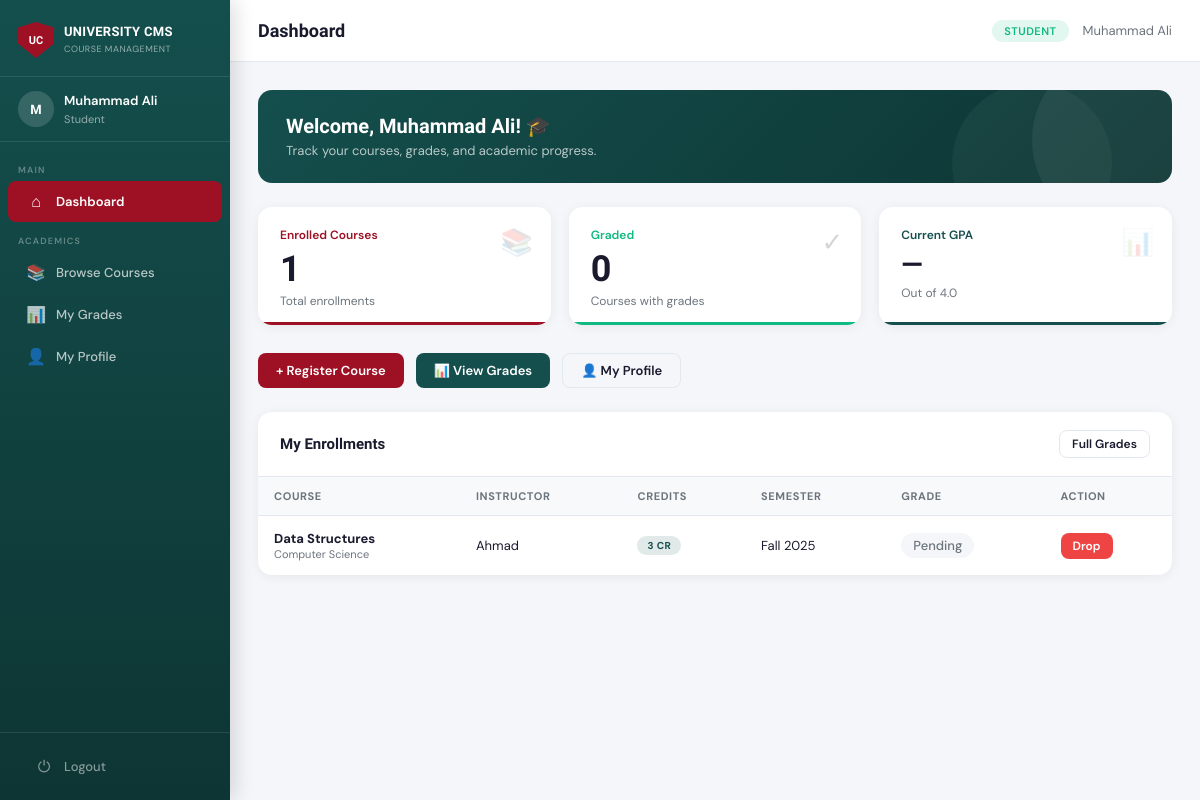
/dashboard (signed in), run on the app's committed database.
### tables this page shows
CREATE TABLE Enrollment (
    enrollment_id INTEGER PRIMARY KEY AUTOINCREMENT,
    student_id    INTEGER NOT NULL,
    course_id     INTEGER NOT NULL,
    semester      TEXT NOT NULL,
    grade         REAL DEFAULT NULL,
    status        TEXT DEFAULT 'enrolled' CHECK(status IN ('enrolled','completed','dropped')),
    enrolled_at   TEXT DEFAULT (datetime('now')),
    UNIQUE(student_id, course_id, semester),
    FOREIGN KEY(student_id) REFERENCES Student(student_id) ON DELETE CASCADE,
    FOREIGN KEY(course_id)  REFERENCES Course(course_id)  ON DELETE CASCADE
);

CREATE TABLE Course (
    course_id   INTEGER PRIMARY KEY AUTOINCREMENT,
    course_name TEXT NOT NULL,
    credits     INTEGER NOT NULL DEFAULT 3,
    department  TEXT,
    instructor_id INTEGER,
    created_at  TEXT DEFAULT (datetime('now')),
    FOREIGN KEY(instructor_id) REFERENCES Instructor(instructor_id) ON DELETE SET NULL
);

CREATE TABLE Instructor (
    instructor_id INTEGER PRIMARY KEY AUTOINCREMENT,
    name          TEXT NOT NULL,
    email         TEXT UNIQUE NOT NULL,
    department    TEXT,
    user_id       INTEGER UNIQUE,
    FOREIGN KEY(user_id) REFERENCES User(user_id) ON DELETE CASCADE
);

### app.py (the view, shortened to what this page needs)
@app.route('/dashboard')
@login_required
def dashboard():
    role = session['role']
    stats = {}
    if role == 'admin':
        stats['students']    = query("SELECT COUNT(*) as c FROM Student", one=True)['c']
        stats['instructors'] = query("SELECT COUNT(*) as c FROM Instructor", one=True)['c']
        stats['courses']     = query("SELECT COUNT(*) as c FROM Course", one=True)['c']
        stats['enrollments'] = query("SELECT COUNT(*) as c FROM Enrollment", one=True)['c']
        recent_users = query("SELECT * FROM User ORDER BY created_at DESC LIMIT 5")
        return render_template('dashboard_admin.html', stats=stats, recent_users=recent_users)
    else:  # student
        sid = session.get('profile_id')
        stats['enrolled']  = query("SELECT COUNT(*) as c FROM Enrollment WHERE student_id=?", (sid,), one=True)['c']
        stats['completed'] = query("SELECT COUNT(*) as c FROM Enrollment WHERE student_id=? AND grade IS NOT NULL", (sid,), one=True)['c']
        enrollments = query(
            "SELECT e.*, c.course_name, c.credits, c.department, "
            "i.name as instructor_name "
            "FROM Enrollment e "
            "JOIN Course c ON e.course_id=c.course_id "
            "LEFT JOIN Instructor i ON c.instructor_id=i.instructor_id "
            "WHERE e.student_id=? ORDER BY e.enrolled_at DESC", (sid,))
        graded = [e for e in enrollments if e['grade'] is not None]
        gpa = round(sum(e['grade'] for e in graded) / len(graded), 2) if graded else None
        return render_template('dashboard_student.html', stats=stats, enrollments=enrollments, gpa=gpa)

### app.py (called while the page is built)
def get_db():
    conn = sqlite3.connect(DB_PATH)
    conn.row_factory = sqlite3.Row   # access columns by name
    conn.execute("PRAGMA foreign_keys = ON")
    return conn

def query(sql, args=(), one=False):
    conn = get_db()
    cur  = conn.execute(sql, args)
    rv   = cur.fetchall()
    conn.close()
    return (rv[0] if rv else None) if one else rv

def login_required(f):
    from functools import wraps
    @wraps(f)
    def decorated(*args, **kwargs):
        if 'user_id' not in session:
            flash("Please log in first.", "error")
            return redirect(url_for('login'))
        return f(*args, **kwargs)
    return decorated

### templates/dashboard_student.html (shortened to what this page needs)
{% extends 'base.html' %}
{% block page_title %}Dashboard{% endblock %}
{% block content %}
<div class="welcome-banner">
  <h2>Welcome, {{ session.name }}! 🎓</h2>
  <p>Track your courses, grades, and academic progress.</p>
</div>
<div class="cards-grid">
  <div class="stat-card" style="--accent: var(--red);">
    <div class="stat-icon">📚</div>
    <div class="stat-label">Enrolled Courses</div>
    <div class="stat-value">{{ stats.enrolled }}</div>
    <div class="stat-sub">Total enrollments</div>
  </div>
  <div class="stat-card" style="--accent: var(--success);">
    <div class="stat-icon">✓</div>
    <div class="stat-label">Graded</div>
    <div class="stat-value">{{ stats.completed }}</div>
    <div class="stat-sub">Courses with grades</div>
  </div>
  <div class="stat-card" style="--accent: var(--teal);">
    <div class="stat-icon">📊</div>
    <div class="stat-label">Current GPA</div>
    <div class="stat-value" style="font-size:28px;">{{ gpa if gpa is not none else '—' }}</div>
    <div class="stat-sub">Out of 4.0</div>
  </div>
</div>
<div style="display:flex; gap:12px; margin-bottom:24px; flex-wrap:wrap;">
  <a href="{{ url_for('student_courses') }}" class="btn btn-red">+ Register Course</a>
  <a href="{{ url_for('student_grades') }}" class="btn btn-teal">📊 View Grades</a>
  <a href="{{ url_for('student_profile') }}" class="btn btn-outline">👤 My Profile</a>
</div>
<div class="table-card">
  <div class="table-card-header">
    <h3>My Enrollments</h3>
    <a href="{{ url_for('student_grades') }}" class="btn btn-outline btn-sm">Full Grades</a>
  </div>
  <table>
    <thead>
      <tr>
        <th>Course</th>
        <th>Instructor</th>
        <th>Credits</th>
        <th>Semester</th>
        <th>Grade</th>
        <th>Action</th>
      </tr>
    </thead>
    <tbody>
      {% for e in enrollments %}
      <tr>
        <td>
          <strong>{{ e['course_name'] }}</strong>
          <div style="font-size:11px; color:var(--subtext);">{{ e['department'] or '' }}</div>
        </td>
        <td>{{ e['instructor_name'] or '—' }}</td>
        <td><span class="badge badge-teal">{{ e['credits'] }} CR</span></td>
        <td>{{ e['semester'] }}</td>
        <td>
          {% if e['grade'] is not none %}
            {% set g = e['grade'] %}
            <span class="grade-pill {{ 'grade-A' if g >= 3.5 else 'grade-B' if g >= 3.0 else 'grade-C' if g >= 2.0 else 'grade-D' if g >= 1.0 else 'grade-F' }}">
              {{ g }}
            </span>
          {% else %}
            <span class="grade-pill grade-pending">Pending</span>
          {% endif %}
        </td>
        <td>
          {% if e['grade'] is none %}
          <form method="POST" action="{{ url_for('student_drop', eid=e['enrollment_id']) }}"
                onsubmit="return confirm('Drop this course?');">
            <button type="submit" class="btn btn-danger btn-sm">Drop</button>
          </form>
          {% else %}
            <span style="color:var(--subtext); font-size:12px;">Completed</span>
          {% endif %}
        </td>
      </tr>
      {% endfor %}
    </tbody>
  </table>
</div>
{% endblock %}

### static/css/style.css (style rules this page uses)
:root { --red: #9E1124; --red-dark: #7a0d1c; --red-light: #c41530; --teal: #144F4D; --teal-dark: #0d3533; --teal-light: #1a6663; --bg: #F4F6F9; --card: #ffffff; --text: #1A1A2E; --subtext: #6C757D; --border: #E2E8F0; --success: #10B981; --warning: #F59E0B; --danger: #EF4444; --sidebar-w: 230px; --header-h: 62px; }
* { box-sizing: border-box; margin: 0; padding: 0; }
body { font-family: 'DM Sans', sans-serif; background: var(--bg); color: var(--text); font-size: 14px; min-height: 100vh; }
.cards-grid { display: grid; grid-template-columns: repeat(auto-fit, minmax(200px, 1fr)); gap: 18px; margin-bottom: 28px; }
.stat-card { background: var(--card); border-radius: 14px; padding: 20px 22px 16px; box-shadow: 0 2px 12px rgba(0,0,0,0.06); position: relative; overflow: hidden; }
.stat-card::after { content: ''; position: absolute; bottom: 0; left: 0; right: 0; height: 3px; background: var(--accent, var(--red)); border-radius: 0 0 14px 14px; }
.stat-label { font-size: 12px; font-weight: 600; color: var(--accent, var(--red)); margin-bottom: 8px; }
.stat-value { font-family: 'Sora', sans-serif; font-size: 36px; font-weight: 700; color: var(--text); line-height: 1; }
.stat-sub { font-size: 12px; color: var(--subtext); margin-top: 6px; }
.stat-icon { position: absolute; top: 18px; right: 18px; font-size: 26px; opacity: 0.18; }
.table-card { background: var(--card); border-radius: 14px; box-shadow: 0 2px 12px rgba(0,0,0,0.06); overflow: hidden; margin-bottom: 24px; }
.table-card-header { display: flex; align-items: center; justify-content: space-between; padding: 18px 22px; border-bottom: 1px solid var(--border); }
.table-card-header h3 { font-family: 'Sora', sans-serif; font-size: 15px; font-weight: 700; color: var(--text); }
table { width: 100%; border-collapse: collapse; }
thead th { text-align: left; padding: 12px 16px; font-size: 11px; font-weight: 700; text-transform: uppercase; letter-spacing: 0.6px; color: var(--subtext); background: #f8f9fa; border-bottom: 1px solid var(--border); }
tbody td { padding: 14px 16px; border-bottom: 1px solid var(--border); font-size: 13px; color: var(--text); vertical-align: middle; }
tbody tr:last-child td { border-bottom: none; }
.badge { display: inline-block; padding: 3px 10px; border-radius: 20px; font-size: 10px; font-weight: 700; text-transform: uppercase; letter-spacing: 0.4px; }
.badge-teal { background: rgba(20,79,77,0.12); color: var(--teal); }
.btn { display: inline-flex; align-items: center; gap: 6px; padding: 8px 18px; border-radius: 8px; font-size: 13px; font-weight: 600; cursor: pointer; border: none; text-decoration: none; transition: all 0.2s; font-family: 'DM Sans', sans-serif; }
.btn-red { background: var(--red); color: white; }
.btn-teal { background: var(--teal); color: white; }
.btn-outline { background: transparent; border: 1.5px solid var(--border); color: var(--text); }
.btn-danger { background: var(--danger); color: white; }
.btn-sm { padding: 5px 12px; font-size: 12px; }
.welcome-banner { background: linear-gradient(135deg, var(--teal) 0%, var(--teal-dark) 100%); border-radius: 14px; padding: 24px 28px; margin-bottom: 24px; position: relative; overflow: hidden; }
.welcome-banner::before { content: ''; position: absolute; right: -40px; top: -40px; width: 180px; height: 180px; border-radius: 50%; background: rgba(255,255,255,0.06); }
.welcome-banner::after { content: ''; position: absolute; right: 60px; bottom: -60px; width: 160px; height: 160px; border-radius: 50%; background: rgba(255,255,255,0.04); }
.welcome-banner h2 { font-family: 'Sora', sans-serif; font-size: 20px; font-weight: 700; color: white; margin-bottom: 4px; }
.welcome-banner p { color: rgba(255,255,255,0.7); font-size: 13px; }
.grade-pill { display: inline-block; padding: 4px 12px; border-radius: 20px; font-weight: 700; font-size: 13px; }
.grade-pending { background: var(--bg); color: var(--subtext); font-weight: 500; }

### data on the page
Enrollment: course_name "Data Structures", department "Computer Science", name "Ahmad", credits "3", semester "Fall 2025"

### other printed values
{{ session.name[0] | upper if session.name else '?' }} "M"
{{ session.name or session.username }} "Muhammad Ali"
{{ session.role }} "Student"
{{ session.role }} "STUDENT"
{{ session.name }} "Muhammad Ali"
{{ stats.enrolled }} "1"
{{ stats.completed }} "0"
{{ gpa if gpa is not none else '—' }} "—"
